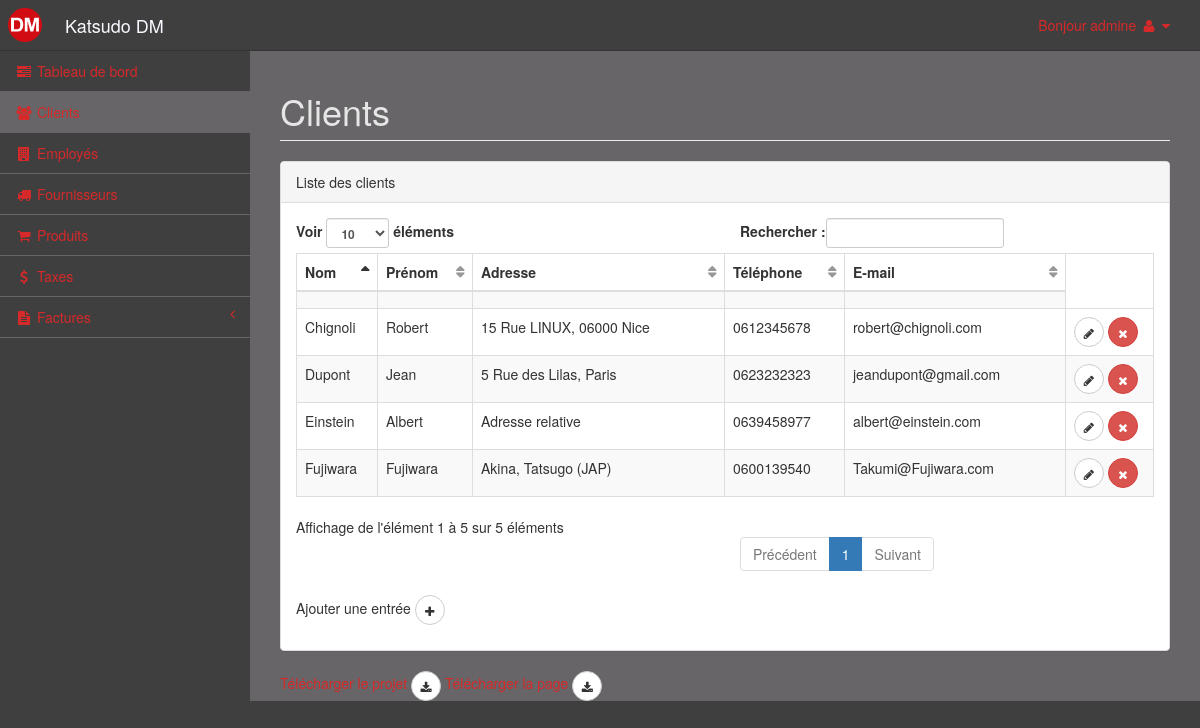
Screenshot of /pages/client.php (signed in) with the database file from the repository.
### tables this page shows
CREATE TABLE IF NOT EXISTS `Client` (
  `Id_c` int(11) NOT NULL AUTO_INCREMENT,
  `Nom_c` varchar(50) NOT NULL,
  `Prenom_c` varchar(50) NOT NULL,
  `Adresse_c` varchar(200) NOT NULL,
  `Tel_c` varchar(10) NOT NULL,
  `Email_c` varchar(50) NOT NULL,
  PRIMARY KEY (`Id_c`)
);

### pages/client.php (the view, shortened to what this page needs)
<!DOCTYPE html>
<html lang="fr">
<head>
  <link href="../vendor/bootstrap/css/bootstrap.min.css" rel="stylesheet">
  <link href="../vendor/metisMenu/metisMenu.min.css" rel="stylesheet">
  <link href="../dist/css/sb-admin-2.css" rel="stylesheet">
  <link href="../vendor/morrisjs/morris.css" rel="stylesheet">
  <link href="../vendor/font-awesome/css/font-awesome.min.css" rel="stylesheet" type="text/css">
</head>
<body>
  <div id="wrapper">
    <?php include("../include/nav.php"); ?>
    <?php
        try{
            $bdd = new PDO('mysql:host=mysql.hostinger.fr;dbname=u178917848_katsu;charset=utf8', 'u178917848_kuser', 'password');
        }
        catch (Exception $e) {
          die('Erreur : ' . $e->getMessage());
        }
    ?>
      <div id="page-wrapper">
        <div class="row">
          <div class="col-lg-12">
            <h1 class="page-header">Clients</h1>
          </div>
        </div>
        <div class="row">
          <div class="col-lg-12">
            <div class="panel panel-default">
              <div class="panel-heading">
                Liste des clients
              </div>
              <div class="panel-body">
                <table width="100%" class="table table-striped table-bordered table-hover" id="dataTables-example">
                  <thead>
                    <tr>
                      <th>Nom</th>
                      <th>Prénom</th>
                      <th>Adresse</th>
                      <th>Téléphone</th>
                      <th>E-mail</th>
                    </tr>
                  </thead>
                  <tbody>
                    <tr>
                      <td></td>
                      <td></td>
                      <td></td>
                      <td></td>
                      <td></td>
                    </tr>
                    <?php
                        $result = $bdd->query("SELECT * FROM Client");
                        while($data = $result->fetch()){
                            echo '<tr>
                              <td>'.$data['Nom_c'].'</td>'.'
                              <td>'.$data['Prenom_c'].'</td>'.'
                              <td>'.$data['Adresse_c'].'</td>'.'
                              <td>'.$data['Tel_c'].'</td>'.'
                              <td>'.$data['Email_c'].'</td>'.'
                              <td>
                                      <button type="button" class="btn btn-default btn-circle" data-toggle="modal" data-target="#modalModify" data-id="'. $data['Id_c'] .'"
                                      data-nom="'. $data['Nom_c'] .'"
                                      data-prenom="'. $data['Prenom_c'] .'"
                                      data-adresse="'. $data['Adresse_c'] .'"
                                      data-tel="'. $data['Tel_c'] .'"
                                      data-mail="'. $data['Email_c'] .'">
                                              <i class="fa fa-pencil"></i>
                                      </button>
                                      <button type="button" class="btn btn-danger btn-circle" data-toggle="modal" data-target="#modalDel" data-id="'. $data['Id_c'] .'"  data-nomid="Id_c" data-table="Client" data-red="client.php">
                                              <i class="fa fa-times"></i>
                                      </button>
                              </td>'.'
                              </tr>';
                        }
                    ?>
                  </tbody>
                </table>
                <?php include('../include/btn_add.php');?>
              </div>
            </div>
          </div>
        </div>
        <a href="http://katsudodm.richard-peres.xyz/ressource/projet_php_PERES_RIGAUT.zip" download="projet_php_PERES_RIGAUT.zip"> Télécharger le projet
    <button type="button" class="btn btn-default btn-circle"><i class="fa fa-download"></i>
  </button>
  </a>
        <a href="http://katsudodm.richard-peres.xyz/pages/client.php" download="client.php"> Télécharger la page
    <button type="button" class="btn btn-default btn-circle"><i class="fa fa-download"></i>
  </button>
  </a>
      </div>
  </div>
</body>
</html>

### rows the page displays
client: Nom_c "Chignoli", Prenom_c "Robert", Adresse_c "15 Rue LINUX, 06000 Nice", Tel_c "0612345678", Email_c "robert@chignoli.com"
client: Nom_c "Einstein", Prenom_c "Albert", Adresse_c "Adresse relative", Tel_c "0639458977", Email_c "albert@einstein.com"
client: Nom_c "Fujiwara", Prenom_c "Fujiwara", Adresse_c "Akina, Tatsugo (JAP)", Tel_c "0600139540", Email_c "Takumi@Fujiwara.com"
client: Nom_c "Dupont", Prenom_c "Jean", Adresse_c "5 Rue des Lilas, Paris", Tel_c "0623232323", Email_c "jeandupont@gmail.com"

### other values shown
$_COOKIE['login'] "admine"
